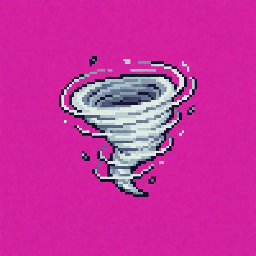
#> input picture tools/art/gen/Tornado_Body.png, 256 x 256 px
$ python contact.py gen/Root_Area.png gen/Tornado_Body.png gen/Tornado_Body.png 5 3
#> lines starting #> are read from the running program, lines starting #| are printed output that depends on the picture
"""폴더별 스프라이트 시트의 첫 칸(16x16)을 모아 이름표와 함께 한 장으로 만든다.
usage: contact.py <root> <glob> <out> [cell=16] [scale=4]"""
import sys, glob, os
from PIL import Image, ImageDraw

root, pattern, out = sys.argv[1], sys.argv[2], sys.argv[3]
cell = int(sys.argv[4]) if len(sys.argv) > 4 else 16
scale = int(sys.argv[5]) if len(sys.argv) > 5 else 4
files = sorted(glob.glob(os.path.join(root, pattern)))
files = [f for f in files if 'Faceset' not in f]
cols = 10
w = cell * scale + 20
h = cell * scale + 18
sheet = Image.new('RGB', (cols * w, ((len(files) + cols - 1) // cols) * h), (60, 60, 70))
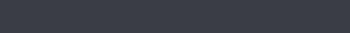
#> sheet: PIL image 350x33 RGB; mean R, G, B 60, 60, 70
d = ImageDraw.Draw(sheet)
for i, f in enumerate(files):
    im = Image.open(f).convert('RGBA')
    # 아래 방향 걷기 2프레임 미리보기 = 첫 칸
    c = im.crop((0, 0, cell, cell)).resize((cell * scale, cell * scale), Image.NEAREST)
    x, y = (i % cols) * w + 10, (i // cols) * h
    sheet.paste(c, (x, y), c)
    d.text((x, y + cell * scale + 2), os.path.basename(os.path.dirname(f))[:12], fill=(255, 255, 255))
sheet.save(out)
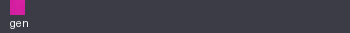
#> saved as Tornado_Body.png: PIL image 350x33 RGB; mean R, G, B 63.7, 60.2, 72.5
print(len(files), sheet.size)
#| 1 (350, 33)
